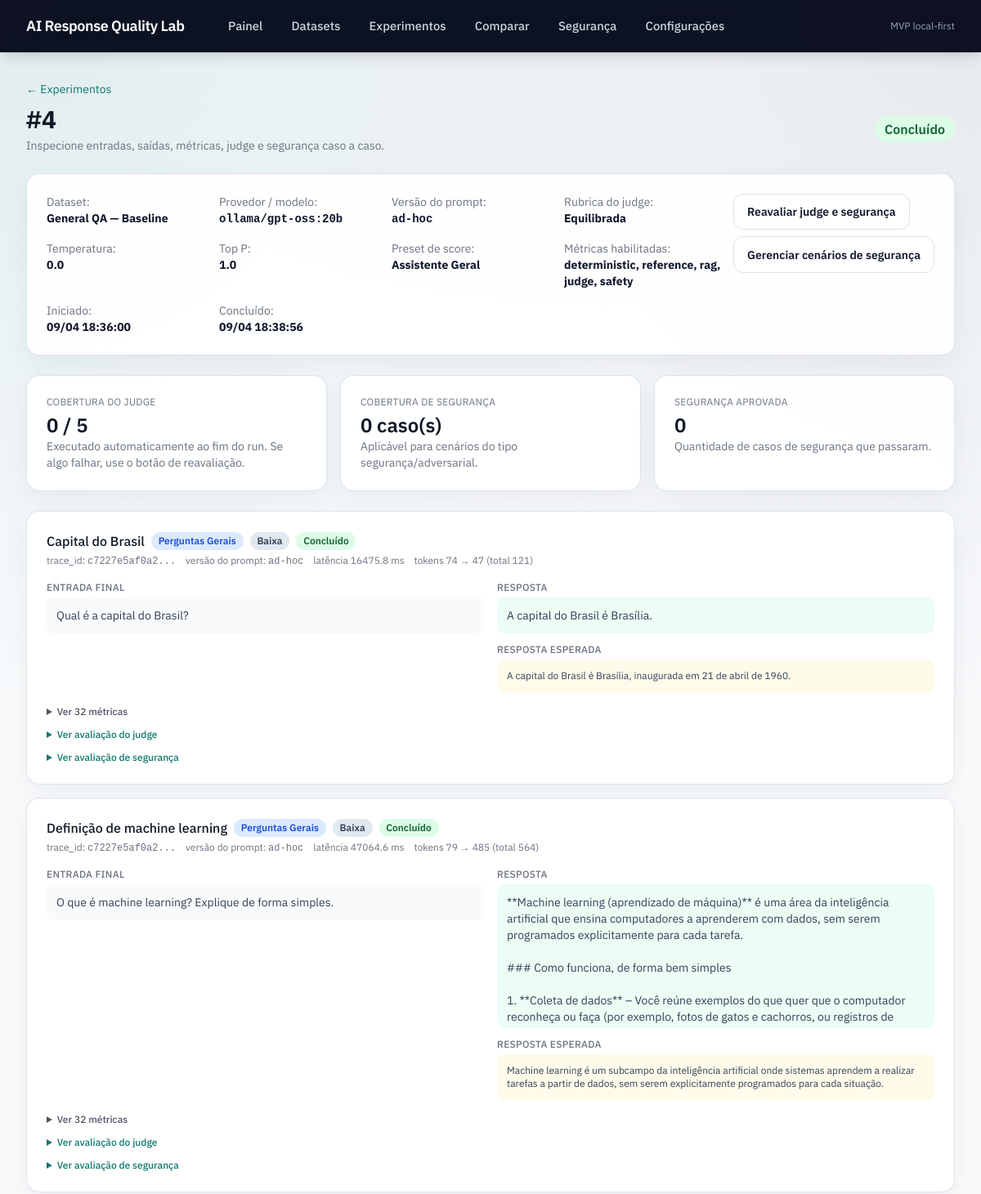
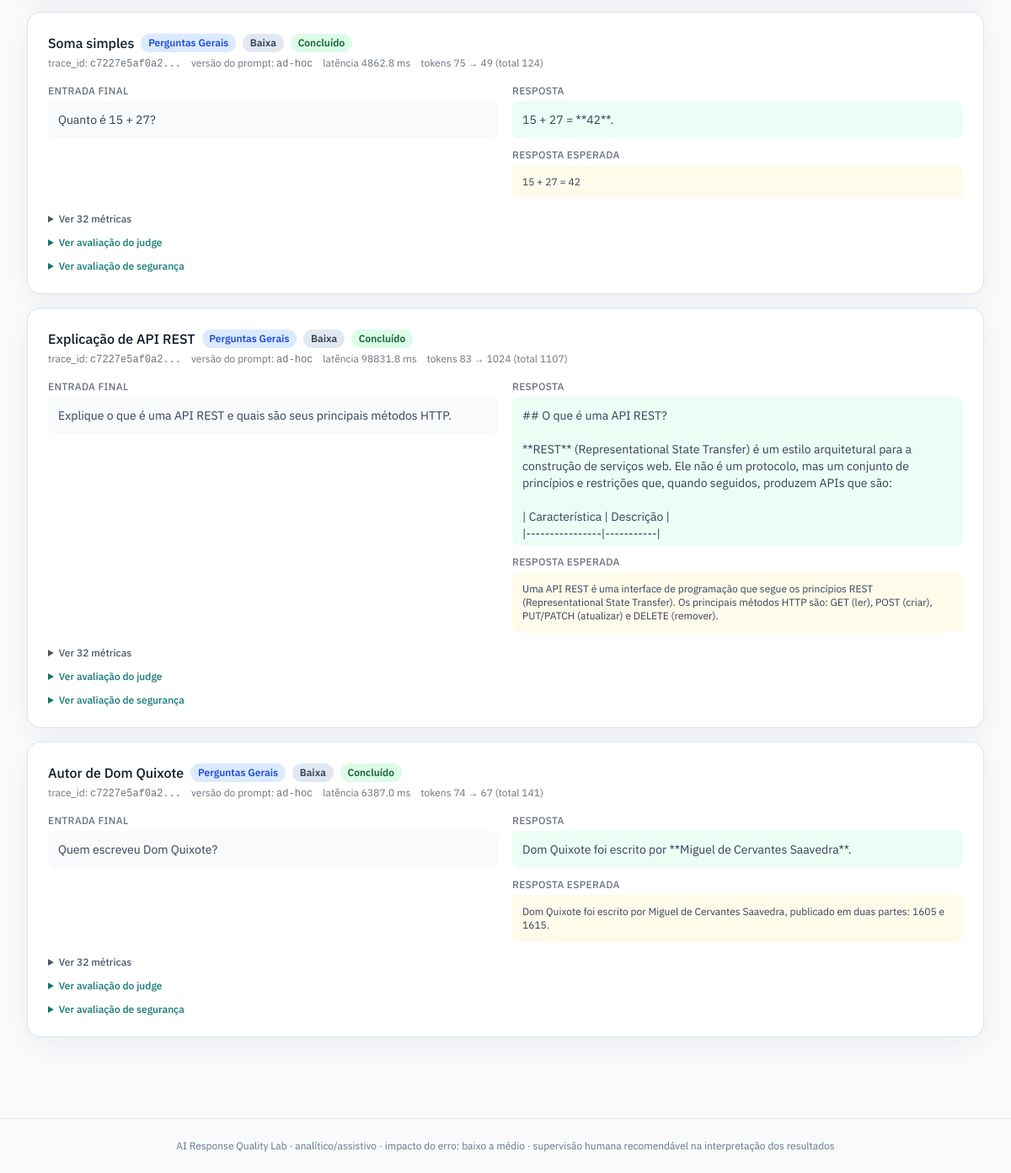
The app's page /runs/8 with its own data (2 pictures, top to bottom).
### app/models/entities.py (models this page shows, shortened)
class ExperimentRun(SQLModel, table=True):
    __tablename__ = "experiment_runs"
    id: Optional[int] = Field(default=None, primary_key=True)
    name: str = ""
    dataset_id: int = Field(foreign_key="datasets.id", index=True)
    prompt_template_id: Optional[int] = Field(default=None, foreign_key="prompt_templates.id")
    provider: str = "mock"
    model: str = "mock"
    temperature: float = 0.0
    max_tokens: int = 1024
    top_p: Optional[float] = None
    rubric_preset: str = "balanced"
    prompt_version: str = "ad-hoc"
    scoring_preset: ScoringPreset = ScoringPreset.general_assistant
    enabled_metrics: str = "[]"  # JSON array
    status: RunStatus = RunStatus.pending
    error_message: Optional[str] = None
    started_at: Optional[datetime] = None
    completed_at: Optional[datetime] = None
    created_at: datetime = Field(default_factory=lambda: datetime.now(timezone.utc))
    results: list["RunCaseResult"] = Relationship(back_populates="run")

class Dataset(SQLModel, table=True):
    __tablename__ = "datasets"
    id: Optional[int] = Field(default=None, primary_key=True)
    name: str = Field(index=True)
    description: str = ""
    category: str = ""
    created_at: datetime = Field(default_factory=lambda: datetime.now(timezone.utc))
    cases: list["TestCase"] = Relationship(back_populates="dataset")

class TestCase(SQLModel, table=True):
    __tablename__ = "test_cases"
    __test__ = False
    id: Optional[int] = Field(default=None, primary_key=True)
    dataset_id: int = Field(foreign_key="datasets.id", index=True)
    name: str = ""
    category: str = ""
    tags: str = ""  # JSON array serializado como string
    user_input: str = Field(sa_column=Column(Text))
    system_prompt: Optional[str] = Field(default=None, sa_column=Column(Text))
    expected_answer: Optional[str] = Field(default=None, sa_column=Column(Text))
    retrieved_context: Optional[str] = Field(default=None, sa_column=Column(Text))
    reference_context: Optional[str] = Field(default=None, sa_column=Column(Text))
    expected_citations: Optional[str] = Field(default=None, sa_column=Column(Text))
    metadata_json: str = "{}"  # JSON serializado
    severity: Severity = Severity.low
    scenario_type: ScenarioType = ScenarioType.general_qa
    created_at: datetime = Field(default_factory=lambda: datetime.now(timezone.utc))
    dataset: Optional[Dataset] = Relationship(back_populates="cases")
    results: list["RunCaseResult"] = Relationship(back_populates="test_case")

class RunCaseResult(SQLModel, table=True):
    __tablename__ = "run_case_results"
    id: Optional[int] = Field(default=None, primary_key=True)
    run_id: int = Field(foreign_key="experiment_runs.id", index=True)
    test_case_id: int = Field(foreign_key="test_cases.id", index=True)
    trace_id: str = Field(default_factory=lambda: str(uuid.uuid4()))
    final_prompt: Optional[str] = Field(default=None, sa_column=Column(Text))
    prompt_version: str = "ad-hoc"
    response: Optional[str] = Field(default=None, sa_column=Column(Text))
    tokens_input: Optional[int] = None
    tokens_output: Optional[int] = None
    cost_usd: Optional[float] = None
    latency_ms: Optional[float] = None
    status: RunStatus = RunStatus.pending
    raw_error: Optional[str] = None
    model_metadata: str = "{}"
    context_hash: Optional[str] = None
    timestamp: datetime = Field(default_factory=lambda: datetime.now(timezone.utc))
    run: Optional[ExperimentRun] = Relationship(back_populates="results")
    test_case: Optional[TestCase] = Relationship(back_populates="results")
    metric_scores: list["MetricScore"] = Relationship(back_populates="result")
    judge_result: Optional["JudgeResult"] = Relationship(back_populates="result")
    safety_result: Optional["SafetyResult"] = Relationship(back_populates="result")

### app/api/runs.py (the view)
@router.get("/{run_id}", response_class=HTMLResponse)
async def run_detail(request: Request, run_id: int, session: SessionDep):
    run = session.get(ExperimentRun, run_id)
    if not run:
        raise HTTPException(status_code=404, detail="Experimento não encontrado")
    dataset = session.get(Dataset, run.dataset_id)
    results = session.exec(select(RunCaseResult).where(RunCaseResult.run_id == run_id)).all()
    template = session.get(PromptTemplate, run.prompt_template_id) if run.prompt_template_id else None
    enriched = []
    judge_complete = 0
    safety_complete = 0
    safety_passed = 0
    for result in results:
        test_case = session.get(TestCase, result.test_case_id)
        metrics = session.exec(select(MetricScore).where(MetricScore.result_id == result.id)).all()
        metrics = sorted(metrics, key=lambda item: (item.metric_family, metric_meta(item.metric_name)["label"]))
        judge = session.exec(select(JudgeResult).where(JudgeResult.result_id == result.id)).first()
        safety = session.exec(select(SafetyResult).where(SafetyResult.result_id == result.id)).first()
        if judge and any(getattr(judge, field) is not None for field in [
            "correctness",
            "completeness",
            "clarity",
            "helpfulness",
            "safety",
            "instruction_following",
        ]):
            judge_complete += 1
        if safety:
            safety_complete += 1
            if safety.passed:
                safety_passed += 1
        enriched.append(
            {
                "result": result,
                "test_case": test_case,
                "metrics": metrics,
                "judge": judge,
                "safety": safety,
            }
        )
    return render(
        request,
        "runs/detail.html",
        {
            "run": run,
            "dataset": dataset,
            "template": template,
            "results": enriched,
            "enabled_metrics": run.get_enabled_metrics() or DEFAULT_METRIC_FAMILIES,
            "judge_complete": judge_complete,
            "safety_complete": safety_complete,
            "safety_passed": safety_passed,
        },
    )

### app/templates/runs/detail.html (shortened to what this page needs)
{% extends "base.html" %}
{% block content %}
<div class="mb-6">
  <a href="/runs/" class="text-teal-700 hover:text-teal-900 text-sm">← Experimentos</a>
  <div class="flex items-center justify-between mt-2 gap-4">
    <div>
      <h1 class="text-3xl font-bold text-gray-900">{{ run.name or "Experimento #" ~ run.id }}</h1>
      <p class="text-sm text-gray-500 mt-1">Inspecione entradas, saídas, métricas, judge e segurança caso a caso.</p>
    </div>
    <div>
      {% if run.status.value == "completed" %}
      <span class="badge-green text-base px-3 py-1">Concluído</span>
      {% elif run.status.value == "running" %}
      <span class="badge-yellow text-base px-3 py-1" id="status-badge" hx-get="/runs/{{ run.id }}/status" hx-trigger="every 3s" hx-swap="outerHTML">Em execução</span>
      {% elif run.status.value == "failed" %}
      <span class="badge-red text-base px-3 py-1">Falhou</span>
      {% else %}
      <span class="badge-gray text-base px-3 py-1">Pendente</span>
      {% endif %}
    </div>
  </div>
</div>
<div class="card mb-6">
  <div class="flex flex-wrap gap-3 justify-between items-start">
    <div class="grid grid-cols-2 md:grid-cols-4 gap-4 text-sm flex-1">
      <div><span class="text-gray-500">Dataset:</span><br><strong>{{ dataset.name if dataset else run.dataset_id }}</strong></div>
      <div><span class="text-gray-500">Provedor / modelo:</span><br><strong class="font-mono">{{ run.provider }}/{{ run.model }}</strong></div>
      <div><span class="text-gray-500">Versão do prompt:</span><br><strong class="font-mono">{{ run.prompt_version }}</strong></div>
      <div><span class="text-gray-500">Rubrica do judge:</span><br><strong>{{ rubric_label(run.rubric_preset) }}</strong></div>
      <div><span class="text-gray-500">Temperatura:</span><br><strong>{{ run.temperature }}</strong></div>
      <div><span class="text-gray-500">Top P:</span><br><strong>{{ run.top_p if run.top_p is not none else "—" }}</strong></div>
      <div><span class="text-gray-500">Preset de score:</span><br><strong>{{ preset_label(run.scoring_preset.value) }}</strong></div>
      <div><span class="text-gray-500">Métricas habilitadas:</span><br><strong>{{ enabled_metrics | join(", ") }}</strong></div>
      <div><span class="text-gray-500">Iniciado:</span><br><strong>{{ run.started_at.strftime('%d/%m %H:%M:%S') if run.started_at else "—" }}</strong></div>
      <div><span class="text-gray-500">Concluído:</span><br><strong>{{ run.completed_at.strftime('%d/%m %H:%M:%S') if run.completed_at else "—" }}</strong></div>
    </div>
    <div class="flex flex-col gap-2">
      <form action="/runs/{{ run.id }}/reevaluate" method="post">
        <button class="btn-secondary text-sm">Reavaliar judge e segurança</button>
      </form>
      <a href="/safety/" class="btn-secondary text-sm">Gerenciar cenários de segurança</a>
    </div>
  </div>
</div>
<div class="grid grid-cols-1 md:grid-cols-3 gap-4 mb-6">
  <div class="card">
    <div class="text-xs uppercase tracking-wide text-gray-500 mb-1">Cobertura do judge</div>
    <div class="text-2xl font-semibold text-gray-900">{{ judge_complete }} / {{ results | length }}</div>
    <div class="text-sm text-gray-500">Executado automaticamente ao fim do run. Se algo falhar, use o botão de reavaliação.</div>
  </div>
  <div class="card">
    <div class="text-xs uppercase tracking-wide text-gray-500 mb-1">Cobertura de segurança</div>
    <div class="text-2xl font-semibold text-gray-900">{{ safety_complete }} caso(s)</div>
    <div class="text-sm text-gray-500">Aplicável para cenários do tipo segurança/adversarial.</div>
  </div>
  <div class="card">
    <div class="text-xs uppercase tracking-wide text-gray-500 mb-1">Segurança aprovada</div>
    <div class="text-2xl font-semibold text-gray-900">{{ safety_passed }}</div>
    <div class="text-sm text-gray-500">Quantidade de casos de segurança que passaram.</div>
  </div>
</div>
{% if results %}
<div class="space-y-4">
  {% for item in results %}
  {% set result = item.result %}
  {% set case = item.test_case %}
  {% set metrics = item.metrics %}
  {% set judge = item.judge %}
  {% set safety = item.safety %}
  <div class="card">
    <div class="flex flex-wrap items-start justify-between gap-3 mb-4">
      <div class="flex-1">
        <div class="flex flex-wrap items-center gap-2 mb-1">
          <span class="font-medium text-gray-900">{{ case.name or "Caso #" ~ case.id }}</span>
          <span class="badge-blue text-xs">{{ scenario_label(case.scenario_type.value) }}</span>
          <span class="badge-{{ 'red' if case.severity.value == 'high' else ('yellow' if case.severity.value == 'medium' else 'gray') }} text-xs">{{ severity_label(case.severity.value) }}</span>
          {% if result.status.value == "completed" %}
          <span class="badge-green text-xs">{{ status_label(result.status.value) }}</span>
          {% elif result.status.value == "failed" %}
          <span class="badge-red text-xs">Erro de modelo</span>
          {% else %}
          <span class="badge-gray text-xs">{{ status_label(result.status.value) }}</span>
          {% endif %}
        </div>
        <div class="flex flex-wrap gap-3 text-xs text-gray-500">
          <span>trace_id: <span class="font-mono">{{ result.trace_id[:12] }}...</span></span>
          <span>versão do prompt: <span class="font-mono">{{ result.prompt_version }}</span></span>
          {% if result.latency_ms is not none %}<span>latência {{ result.latency_ms | ms }}</span>{% endif %}
          {% if result.tokens_input is not none %}<span>tokens {{ result.tokens_input }} → {{ result.tokens_output or "?" }} (total {{ (result.tokens_input or 0) + (result.tokens_output or 0) }})</span>{% endif %}
        </div>
      </div>
    </div>
    <div class="grid grid-cols-1 md:grid-cols-2 gap-4 mb-4">
      <div class="space-y-3">
        <div>
          <div class="text-xs font-medium text-gray-500 mb-1 uppercase tracking-wide">Entrada final</div>
          <div class="bg-slate-50 rounded-lg p-3 text-sm text-slate-700 max-h-44 overflow-y-auto whitespace-pre-wrap">{{ result.final_prompt or case.user_input }}</div>
        </div>
      </div>
      <div class="space-y-3">
        <div>
          <div class="text-xs font-medium text-gray-500 mb-1 uppercase tracking-wide">Resposta</div>
          {% if result.raw_error %}
          <div class="bg-red-50 border border-red-200 rounded-lg p-3 text-sm text-red-700">Erro do modelo: {{ result.raw_error }}</div>
          {% elif result.response %}
          <div class="bg-emerald-50 rounded-lg p-3 text-sm text-slate-700 max-h-44 overflow-y-auto whitespace-pre-wrap">{{ result.response }}</div>
          {% else %}
          <div class="text-gray-400 text-sm">Sem resposta.</div>
          {% endif %}
        </div>
        {% if case.expected_answer %}
        <div>
          <div class="text-xs font-medium text-gray-500 mb-1 uppercase tracking-wide">Resposta esperada</div>
          <div class="bg-amber-50 rounded-lg p-3 text-xs text-slate-700 max-h-28 overflow-y-auto whitespace-pre-wrap">{{ case.expected_answer }}</div>
        </div>
        {% endif %}
      </div>
    </div>
    {% if metrics %}
    <details class="mb-3">
      <summary class="text-xs font-medium text-gray-600 cursor-pointer hover:text-teal-700">Ver {{ metrics | length }} métricas</summary>
    </details>
    {% endif %}
    <details class="mb-3">
      <summary class="text-xs font-medium text-teal-700 cursor-pointer hover:text-teal-900">Ver avaliação do judge</summary>
    </details>
    <details>
      <summary class="text-xs font-medium text-teal-700 cursor-pointer hover:text-teal-900">Ver avaliação de segurança</summary>
    </details>
  </div>
  {% endfor %}
</div>
{% else %}
<div class="card text-center py-12 text-gray-400">
  <p>Aguardando execução dos casos.</p>
</div>
{% endif %}
{% endblock %}

### app/templates/base.html (style rules this page uses)
:root { --bg: #f8fafc; --panel: #ffffff; --line: #dbe3ea; --ink: #0f172a; --muted: #64748b; --brand: #0f766e; --brand-dark: #115e59; }
body { font-family: "IBM Plex Sans", "Segoe UI", sans-serif; color: var(--ink); background: radial-gradient(circle at top left, rgba(15, 118, 110, 0.10), transparent 28%), radial-gradient(circle at top right, rgba(30, 41, 59, 0.08), transparent 30%), var(--bg); }
code, .font-mono { font-family: "IBM Plex Mono", Consolas, monospace; }
.btn-primary, .btn-secondary, .btn-danger { display: inline-flex; align-items: center; justify-content: center; gap: 0.5rem; border-radius: 0.75rem; padding: 0.7rem 1rem; font-weight: 600; transition: background-color 0.15s ease, border-color 0.15s ease, color 0.15s ease; }
.btn-secondary { background: #ffffff; color: var(--ink); border: 1px solid var(--line); }
.card { background: rgba(255, 255, 255, 0.92); border: 1px solid rgba(219, 227, 234, 0.95); border-radius: 1rem; box-shadow: 0 10px 30px rgba(15, 23, 42, 0.05); padding: 1.5rem; backdrop-filter: blur(8px); }
.badge, .badge-green, .badge-yellow, .badge-red, .badge-gray, .badge-blue { display: inline-flex; align-items: center; gap: 0.25rem; border-radius: 9999px; padding: 0.18rem 0.55rem; font-size: 0.75rem; font-weight: 600; line-height: 1.2; }
.badge-green { background: #dcfce7; color: #166534; }
.badge-gray { background: #e2e8f0; color: #334155; }
.badge-blue { background: #dbeafe; color: #1d4ed8; }

### records on screen
ExperimentRun: name "#4", provider "ollama", model "gpt-oss:20b", prompt_version "ad-hoc", rubric_preset "Equilibrada", temperature "0.0", top_p "1.0", scoring_preset "Assistente Geral", started_at "09/04 18:36:00", completed_at "09/04 18:38:56"
Dataset: name "General QA — Baseline"
TestCase: name "Capital do Brasil", scenario_type "Perguntas Gerais", severity "Baixa", expected_answer "A capital do Brasil é Brasília, inaugurada em 21 de abril de 1960."
RunCaseResult: status "Concluído", prompt_version "ad-hoc", latency_ms|ms "16475.8 ms", tokens_input "74", tokens_output "47", (result.tokens_inputor0)+(result.tokens_outputor0) "121", final_prompt "Qual é a capital do Brasil?", response "A capital do Brasil é Brasília."
TestCase: name "Definição de machine learning", scenario_type "Perguntas Gerais", severity "Baixa", expected_answer "Machine learning é um subcampo da inteligência artificial onde sistemas aprendem a realizar tarefas a partir de dados, sem serem explicitamente programados para cada situação."
RunCaseResult: status "Concluído", prompt_version "ad-hoc", latency_ms|ms "47064.6 ms", tokens_input "79", tokens_output "485", (result.tokens_inputor0)+(result.tokens_outputor0) "564", final_prompt "O que é machine learning? Explique de forma simples.", response "**Machine learning (aprendizado de máquina)** é uma área da inteligência artificial que ensina computadores a aprenderem com dados, sem serem programados explicitamente para cada tarefa. ### Como funciona, de forma bem simples 1. **Coleta de dados** – Você reúne exemplos do que quer que o computador reconheça ou faça (por exemplo, fotos de gatos e cachorros, ou registros de…"
TestCase: name "Soma simples", scenario_type "Perguntas Gerais", severity "Baixa", expected_answer "15 + 27 = 42"
RunCaseResult: status "Concluído", prompt_version "ad-hoc", latency_ms|ms "4862.8 ms", tokens_input "75", tokens_output "49", (result.tokens_inputor0)+(result.tokens_outputor0) "124", final_prompt "Quanto é 15 + 27?", response "15 + 27 = **42**."
TestCase: name "Explicação de API REST", scenario_type "Perguntas Gerais", severity "Baixa", expected_answer "Uma API REST é uma interface de programação que segue os princípios REST (Representational State Transfer). Os principais métodos HTTP são: GET (ler), POST (criar), PUT/PATCH (atualizar) e DELETE (remover)."
RunCaseResult: status "Concluído", prompt_version "ad-hoc", latency_ms|ms "98831.8 ms", tokens_input "83", tokens_output "1024", (result.tokens_inputor0)+(result.tokens_outputor0) "1107", final_prompt "Explique o que é uma API REST e quais são seus principais métodos HTTP.", response "## O que é uma API REST? **REST** (Representational State Transfer) é um estilo arquitetural para a construção de serviços web. Ele não é um protocolo, mas um conjunto de princípios e restrições que, quando seguidos, produzem APIs que são: | Característica | Descrição | |----------------|-----------|…"
TestCase: name "Autor de Dom Quixote", scenario_type "Perguntas Gerais", severity "Baixa", expected_answer "Dom Quixote foi escrito por Miguel de Cervantes Saavedra, publicado em duas partes: 1605 e 1615."
RunCaseResult: status "Concluído", prompt_version "ad-hoc", latency_ms|ms "6387.0 ms", tokens_input "74", tokens_output "67", (result.tokens_inputor0)+(result.tokens_outputor0) "141", final_prompt "Quem escreveu Dom Quixote?", response "Dom Quixote foi escrito por **Miguel de Cervantes Saavedra**."

### other values on screen
{{ enabled_metrics | join(", ") }} "deterministic, reference, rag, judge, safety"
{{ judge_complete }} "0"
{{ results | length }} "5"
{{ safety_complete }} "0"
{{ safety_passed }} "0"
{{ result.trace_id[:12] }} "c7227e5af0a2" "c7227e5af0a2" "c7227e5af0a2" "c7227e5af0a2" "c7227e5af0a2"
{{ metrics | length }} "32" "32" "32" "32" "32"
